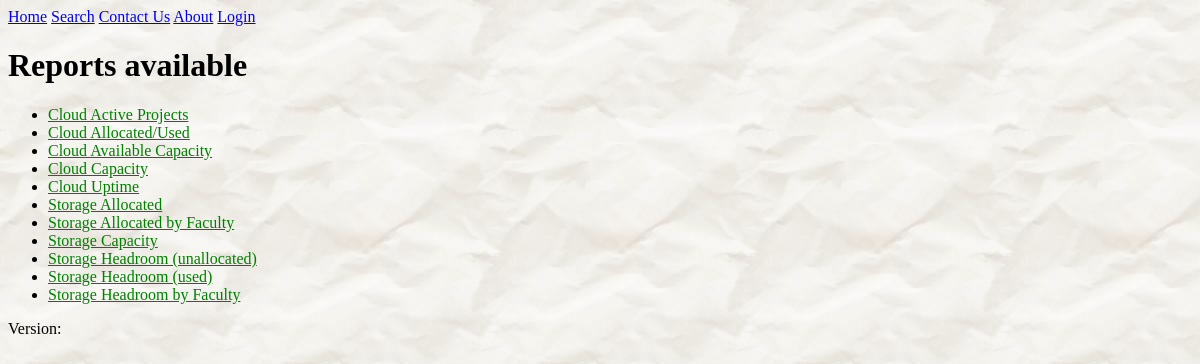
The page /reports/ on the database its author committed.
### reports/models.py (models this page shows, shortened)
class Report(models.Model):
    report_title = models.CharField(max_length=100)
    pub_date = models.DateTimeField('date published')
    d3_file_name = models.CharField(max_length=100, default='.js')
    description = models.TextField(blank=True, null=True)
    def was_published_recently(self):
        """
        Return True if was published in the last day, False otherwise

        >>> import datetime
        >>> from django.utils import timezone
        >>> from reports.models import Report
        >>> future_report = Report(pub_date=timezone.now()+ datetime.timedelta(days=30), report_title="Futurama")
        >>> future_report.was_published_recently()
        False
        """
        now = timezone.now()
        return now - datetime.timedelta(days=1) <= self.pub_date <= now
    was_published_recently.admin_order_field = 'pub_date'
    was_published_recently.boolean = True
    was_published_recently.short_description = 'Published recently?'

### reports/views.py (the view)
class BrowseView(generic.ListView):
    template_name = 'reports/reports.html'
    context_object_name = 'latest_report_list'
    def __init__(self, **kwargs):
        super().__init__(**kwargs)
        self.selected_set = ''
    def get_queryset(self):
        reports = Report.objects.filter(pub_date__lte=timezone.now())
        self.selected_set = self.request.GET.get('set', '')
        if self.selected_set == 'cloud':
            reports = reports.filter(report_title__startswith='Cloud')
        elif self.selected_set == 'storage':
            reports = reports.filter(report_title__startswith='Storage')
        return reports.order_by('report_title')[:11]
    def get_context_data(self, **kwargs):
        result = super().get_context_data(**kwargs)
        result['set'] = self.selected_set
        return result

### reports/templates/reports/reports.html (shortened to what this page needs)
{%  extends 'base.html' %}
{%  block h1 %}Reports available{%  endblock %}
{%  block content %}
{% if latest_report_list %}
    <ul>
        {% for report in latest_report_list %}
            <li><a href="{% url 'reports:detail' report.id %}?set={{ set }}">{{ report.report_title }}</a></li>
        {% endfor %}
    </ul>
{% else %}
    <p>No reports are available.</p>
{% endif %}
{% endblock %}

### reports/static/reports/style.css (style rules this page uses)
li a { color: green; }
body { background: url("images/bg-napkin.jpg"); }
body, h1, h2, h3, input[type="text"], input[type="password"], textarea, select, input.submit { font-family: "Comic Sans MS", cursive; }

### rows shown on the page
Report: report_title "Cloud Active Projects"
Report: report_title "Cloud Allocated/Used"
Report: report_title "Cloud Available Capacity"
Report: report_title "Cloud Capacity"
Report: report_title "Cloud Uptime"
Report: report_title "Storage Allocated"
Report: report_title "Storage Allocated by Faculty"
Report: report_title "Storage Capacity"
Report: report_title "Storage Headroom (unallocated)"
Report: report_title "Storage Headroom (used)"
Report: report_title "Storage Headroom by Faculty"
